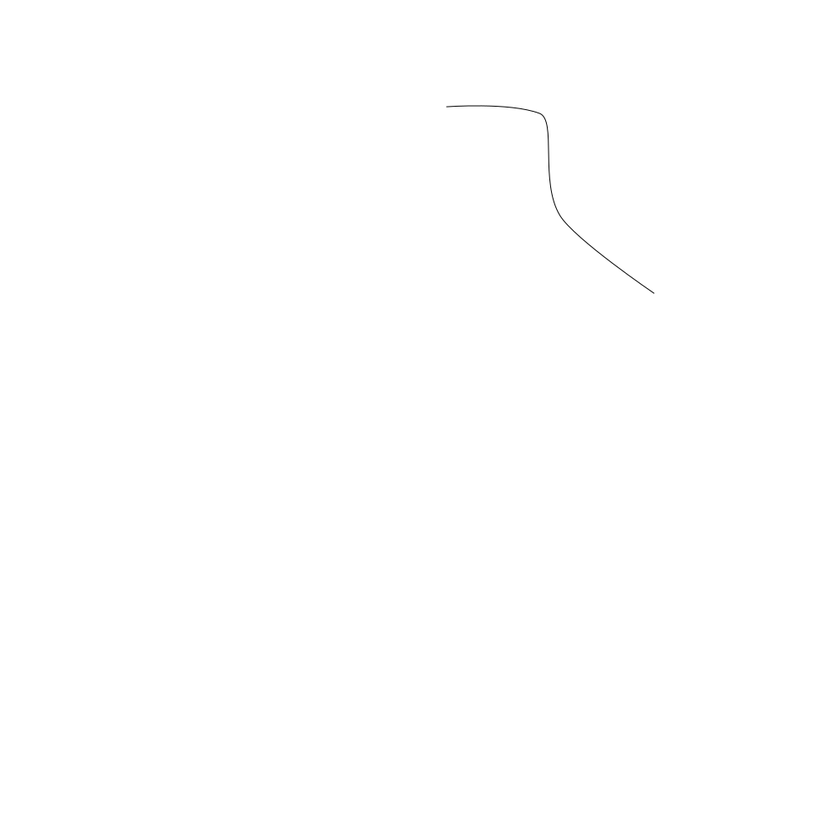
#> input picture drawings/B-1.png, 840 x 840 px, shrunk from 1000 x 1000 before the run
$ python read_data.py
#> lines starting #> are read from the running program, lines starting #| are printed output that depends on the picture; after the words box and inside, x2 and y2 are one past the last pixel; in counts of white or black regions, pixels touching at a corner belong together
import cv2
import numpy as np
from pathlib import Path

# Load image from directory
script_dir = Path(__file__).parent.parent / 'drawings'
print(f"Script directory: {script_dir}")
image_path = script_dir / "B-1.png"
img = cv2.imread(str(image_path), cv2.IMREAD_GRAYSCALE)
#> img is the input picture: shape (840, 840); min 50, max 255, mean 254.9

# Invert the image to black background and white line (binary values)   0 black 255 white
blur_img = cv2.GaussianBlur(img, (1,1), 0)
_, binary_img = cv2.threshold(blur_img, 0, 255, cv2.THRESH_BINARY_INV + cv2.THRESH_OTSU)
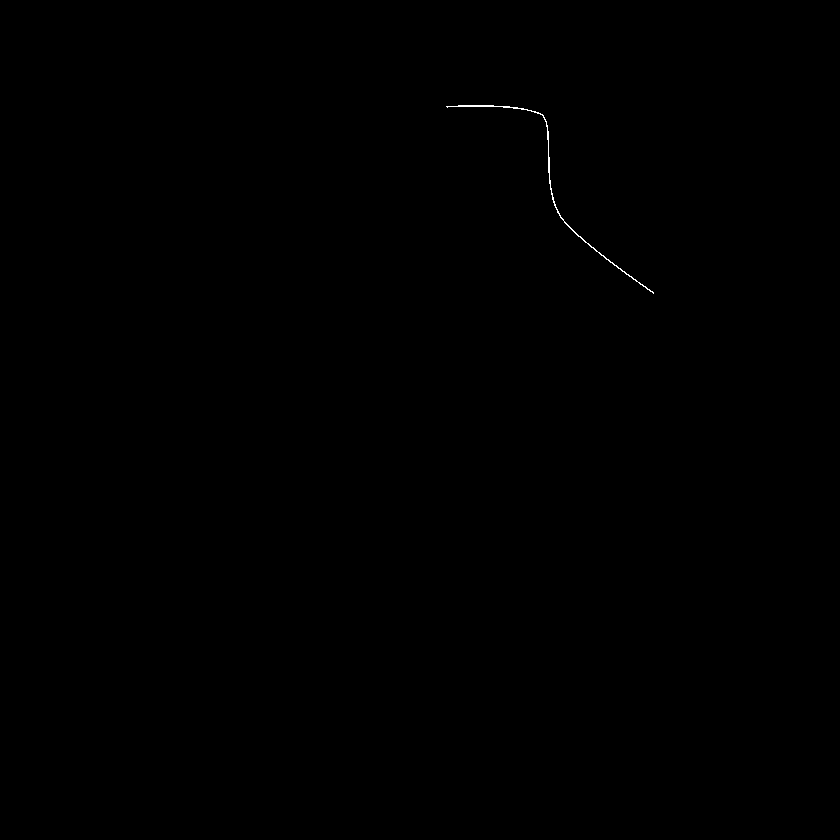
#> binary_img: shape (840, 840); 0.07% white in thin lines or dots, all inside (x1, y1, x2, y2) = (446, 105, 654, 294)
cv2.imshow("Binary Image", binary_img)
cv2.waitKey(0)
cv2.destroyAllWindows()

# Find all white pixels in image
white_pixels= cv2.findNonZero(binary_img)
#> white_pixels = contour of 476 points, box (x1, y1, x2, y2) (446, 105, 654, 294), area 2702
white_pixels = white_pixels[:, 0]
#> white_pixels = 476 pairs, first value 446 to 653, second value 105 to 293

# Zero out and convert to robot coordinates (500x500) is center
robot_coordinates_mm = []
center_x = 500  # Center X pixel
center_y = 500  # Center Y pixel

for x, y in white_pixels:
    x_robot_mm = x - center_x
    y_robot_mm = center_y - y
    robot_coordinates_mm.append((x_robot_mm, y_robot_mm))
#> this loop made 476 passes
#> (x, y, x_robot_mm, y_robot_mm) on passes 1 to 3: (458, 105, -42, 395), (459, 105, -41, 395), (460, 105, -40, 395)
#> after the loop, robot_coordinates_mm = 476 pairs, first value -54 to 153, second value 207 to 395

# Convert coordinates to meters
robot_coordinates_m = [(x / 1000, y / 1000) for x, y in robot_coordinates_mm]
#> robot_coordinates_m = 476 pairs, first value -0.054 to 0.153, second value 0.207 to 0.395

coordinates = robot_coordinates_m
#> coordinates has the same summary as robot_coordinates_m
print("Robot Coordinates (meters):")
for coord in coordinates:
    print(f"{coord[0]:.3f}, {coord[1]:.3f}") #
#> this loop made 476 passes
#> coord on passes 1 to 3: (-0.042, 0.395), (-0.041, 0.395), (-0.04, 0.395)
#| -0.042, 0.395
#| -0.041, 0.395
#| -0.040, 0.395
#| -0.039, 0.395
#| -0.038, 0.395
#| -0.037, 0.395
#| -0.036, 0.395
#| -0.035, 0.395
#> (further printed lines are left out)

# Save to file
output_file = script_dir / "robot_coordinates.txt"
with open(output_file, "w") as f:
    for x, y in coordinates:
        f.write(f"{x:.3f}, {y:.3f}\n")
#> this loop made 476 passes

print(f"Robot coordinates saved to: {output_file}")

# Visualize the trajectory on the original image
output_img = cv2.cvtColor(binary_img, cv2.COLOR_GRAY2BGR)
for x_robot_mm, y_robot_mm in robot_coordinates_mm:
    x_pixel = int(x_robot_mm + center_x)
    y_pixel = int(center_y - y_robot_mm)
    cv2.circle(output_img, (x_pixel, y_pixel), 1, (0, 0, 255), -1) # red circles are for each point in trajectory
#> this loop made 476 passes
#> (x_robot_mm, y_robot_mm, x_pixel, y_pixel) on passes 1 to 3: (-42, 395, 458, 105), (-41, 395, 459, 105), (-40, 395, 460, 105)
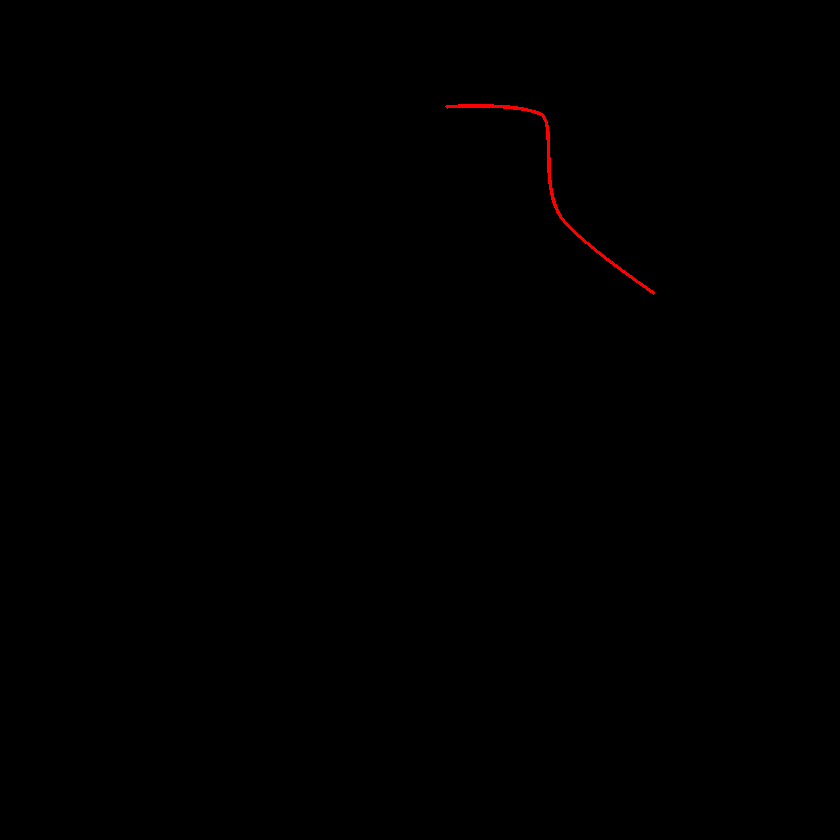
#> output_img: shape (840, 840, 3); mean B, G, R 0, 0, 0.4

cv2.imshow("Trajectory Visualization", output_img)
cv2.waitKey(0)
cv2.destroyAllWindows()
